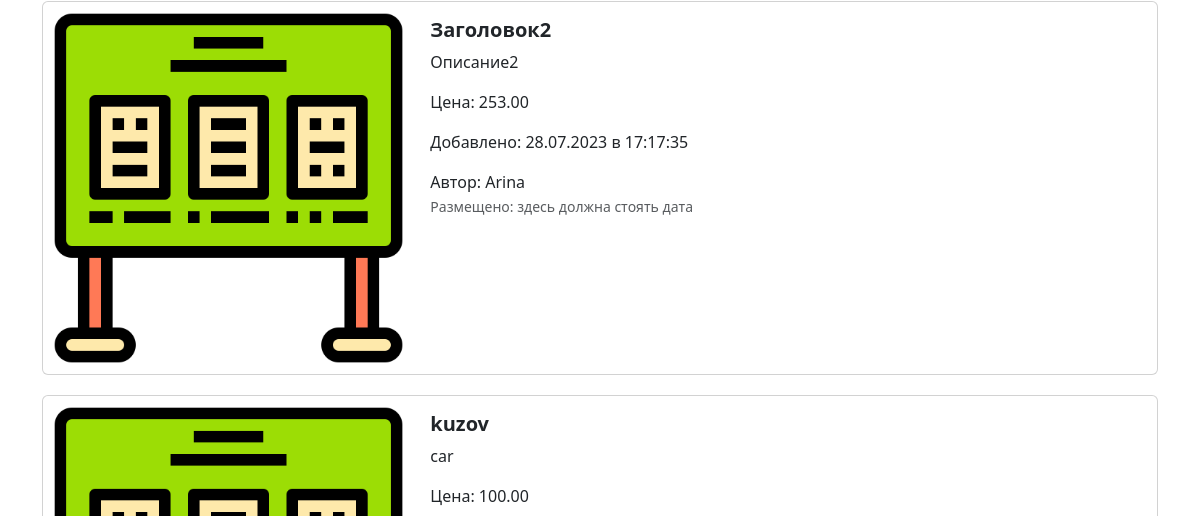
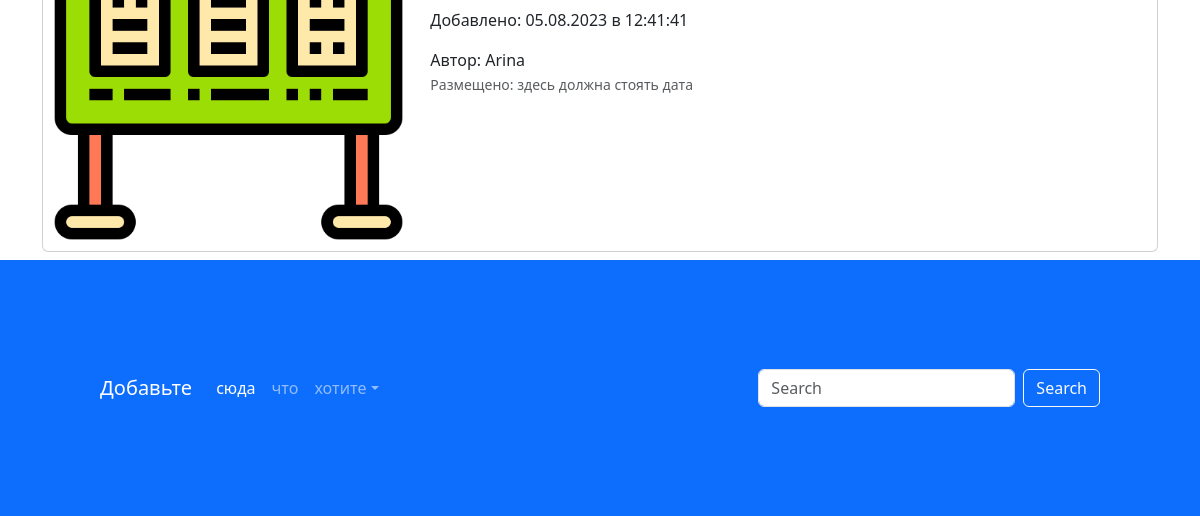
The app's page / (lower part), older data (2 pictures, top to bottom).
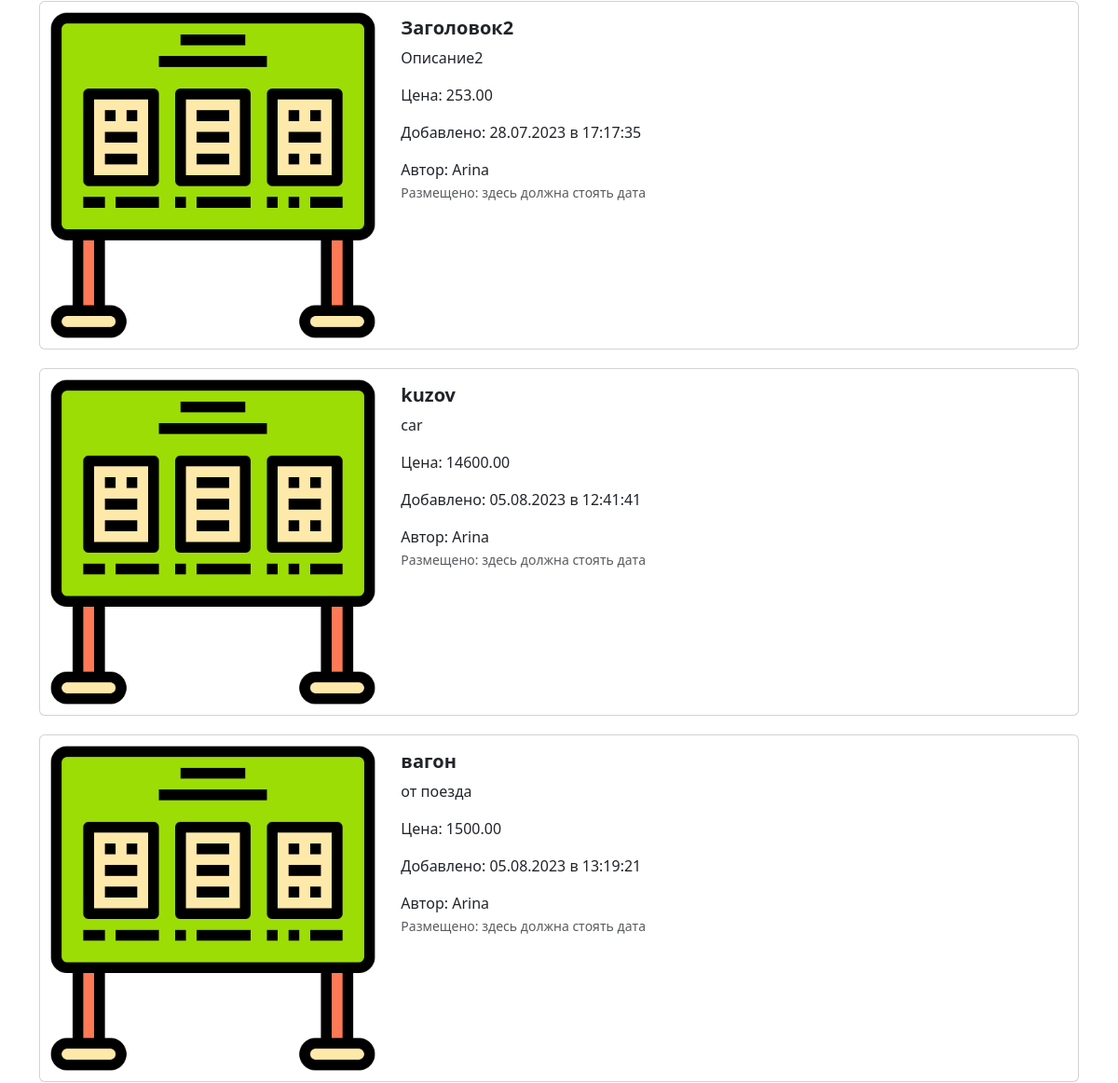
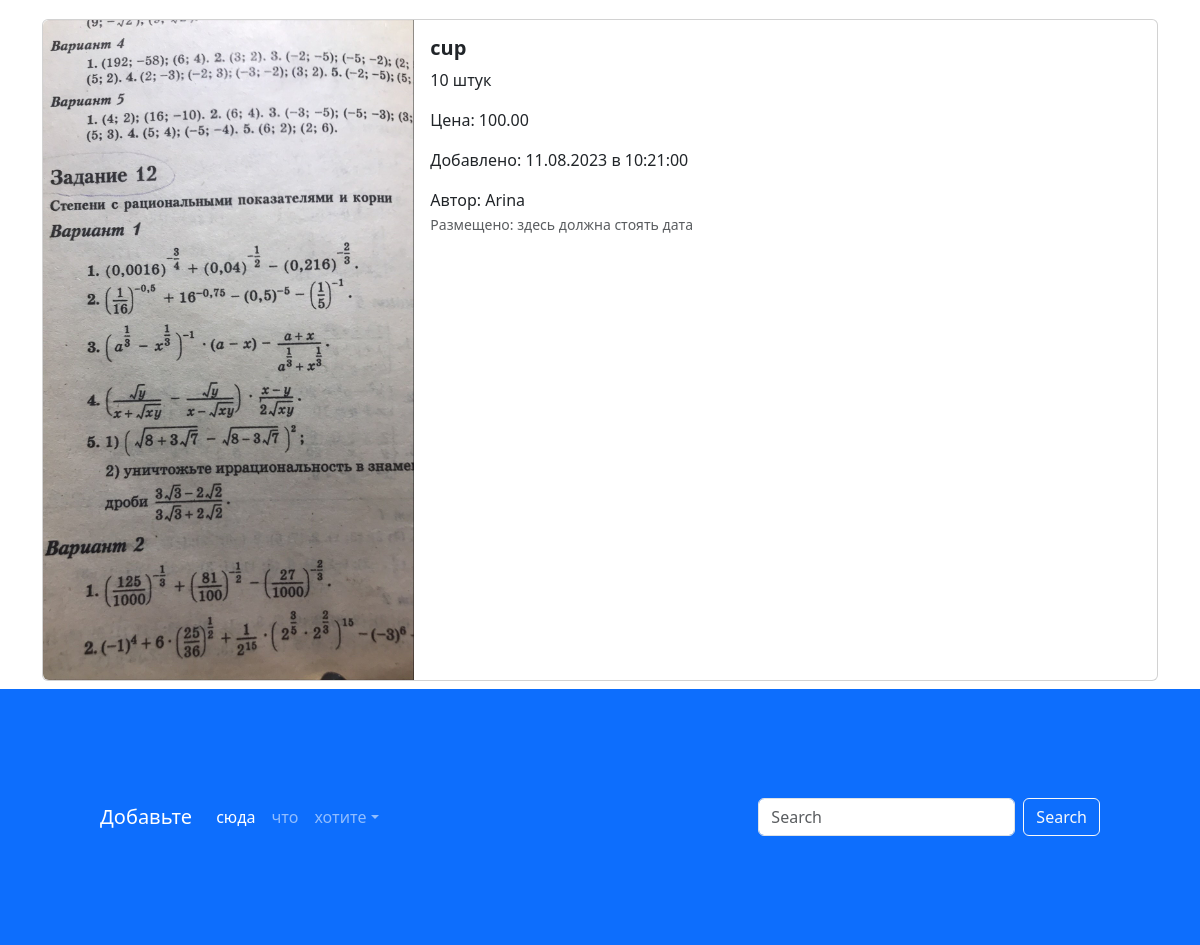
The same page, newer data (2 pictures, top to bottom).
### app_advertisements/models.py (models this page shows, shortened)
class Advertisements(models.Model):
    title = models.CharField("Заголовок", max_length=128)
    description = models.TextField('Описание')
    price = models.DecimalField("Цена", max_digits=10, decimal_places=2)
    auction = models.BooleanField("Торг", help_text="Отметьте если торг уместен")
    create_at = models.DateTimeField(auto_now_add=True) #"Датта создания",
    update_at = models.DateTimeField(auto_now=True) #"Датта обновления",
    image = models.ImageField('Изображение', upload_to='advertisements/',)
    user = models.ForeignKey(User, verbose_name='пользователь', on_delete=models.CASCADE)
    class Meta:
        db_table = "Advertisements"
    @admin.display(description='Дата создания')
    def created_date(self):
        from django.utils import timezone
        from django.utils.html import format_html
        if self.create_at.date() == timezone.now().date():
            created_time = self.create_at.time().strftime('%H:%M:%S')
            return format_html(
                '<span style="color: green; font-weight: bold">'
                'Сегодня в {}</span>', created_time
            )
        return self.create_at.strftime('%d.%m.%Y в %H:%M:%S')

### app_advertisements/views.py (the view)
# urls.py: path('', index, name='main-page'),
def index(request):
    advertisements = Advertisements.objects.all()
    context ={"advertisements": advertisements}
    return render(request, 'index.html', context)

### templates/index.html (shortened to what this page needs)
{% extends 'base.html' %}
{% load static %}
{% block content %}
<div class="container">
  <div class="col">
      {% for adv in advertisements %}
    <div class="card mb-2" style="max-width: 1200px; margin-top: 20px;">
      <div class="row g-0">
        <div class="col-md-4">
          <a href="advertisement.html" class="nav-link">
          <img src="{% if adv.image %} {{ adv.image.url }} {% else %} {% static 'img/adv.png' %} {% endif %}" class="img-fluid rounded-start" alt="Card title">
          </a>
        </div>
        <div class="col-md-8">
          <div class="card-body">
            <h5 class="card-title">
              <a href="advertisement.html" class="nav-link"><strong>{{ adv.title }}</strong></a>
            </h5>
            <a href="advertisement.html" class="nav-link">
              <p class="card-text">
              {{ adv.description }}
              </p>
                <p>
                    <span>
                    Цена: {{ adv.price }}
                    </span>
                </p>
                <p>
                    <span>
                    Добавлено: {{ adv.created_date }}
                    </span>
                </p>
              <span>Автор: {{ adv.user }}</span>
              <p class="card-text"><small class="text-muted">Размещено: здесь должна стоять дата</small></p>
            </a>
          </div>
        </div>
      </div>
    </div>
      {% endfor %}
  </div>
</div>
<footer style="padding: 100px;" class="bg-primary">
  <nav class="navbar navbar-expand-sm navbar-dark">
    <a class="navbar-brand" href="#">Добавьте</a>
    <div class="collapse navbar-collapse" id="collapsibleNavId">
      <ul class="navbar-nav me-auto mt-2 mt-lg-0">
        <li class="nav-item">
          <a class="nav-link active" href="#" aria-current="page">сюда</a>
        </li>
        <li class="nav-item">
          <a class="nav-link" href="#">что</a>
        </li>
        <li class="nav-item dropdown">
          <a class="nav-link dropdown-toggle" href="#" id="dropdownId" data-bs-toggle="dropdown" aria-haspopup="true"
             aria-expanded="false">хотите</a>
        </li>
      </ul>
      <form class="d-flex my-2 my-lg-0">
        <input class="form-control me-sm-2" type="text" placeholder="Search">
        <button class="btn btn-outline-light my-2 my-sm-0" type="submit">Search</button>
      </form>
    </div>
  </nav>
</footer>
{% endblock %}

### templates/base.html (shortened to what this page needs)
{% load static %}
<!DOCTYPE html>
<html lang="en">
<head>
  <link href="{% static 'css/bootstrap.min.css' %}" rel="stylesheet">
  <link rel="stylesheet" href="{% static 'css/fontello.css' %}">
</head>
<body>
{% block content %}
{% endblock %}
{% block scripts %}
</body>
{% endblock %}
</html>

Row changes from the older to the newer data that the page shows:
changed Advertisements "kuzov": price "100.00" → "14600.00"
added Advertisements: title "вагон", description "от поезда", price "1500.00", created_date "05.08.2023 в 13:19:21", user "Arina"
added Advertisements: image (picture), title "cup", description "10 штук", price "100.00", created_date "11.08.2023 в 10:21:00", user "Arina"
